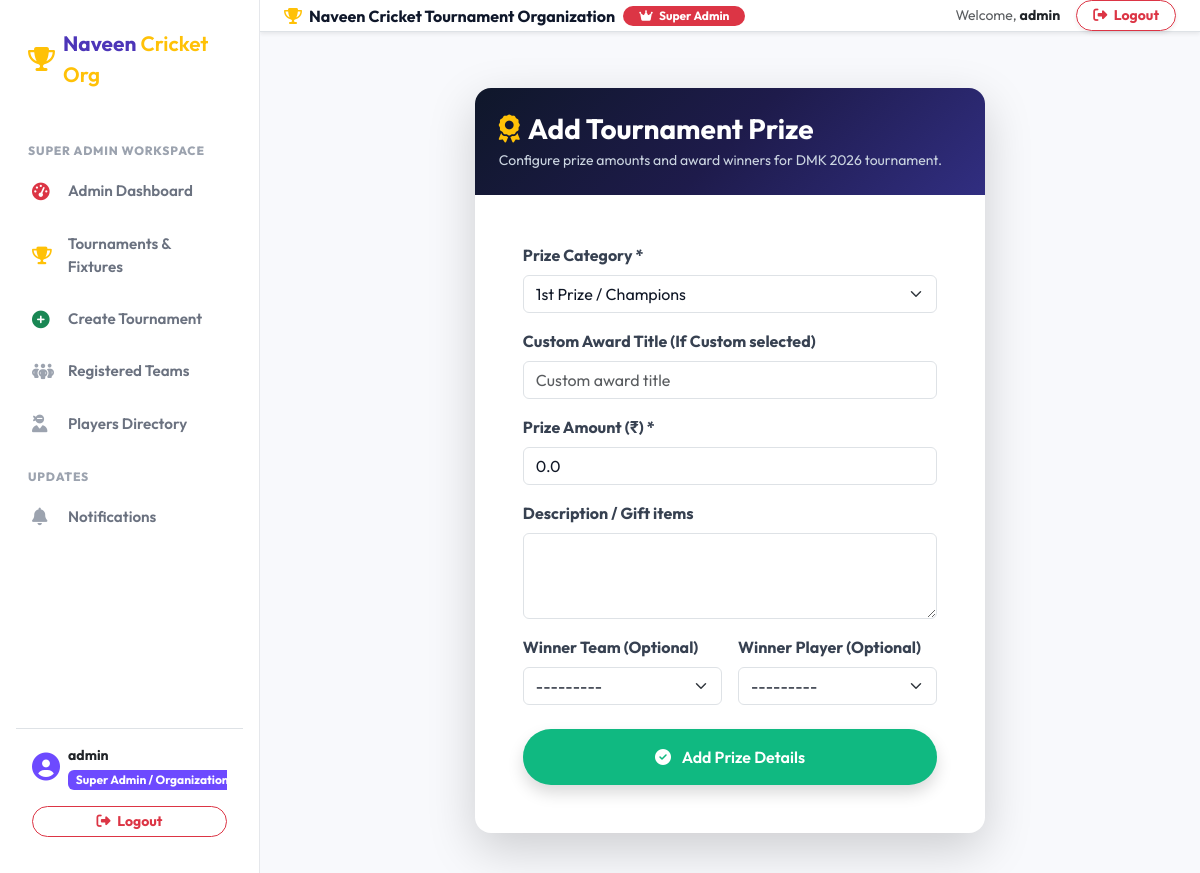
The page /prizes/tournament/4/create/ (signed in) on the database its author committed.
### apps/accounts/models.py (models this page shows, shortened)
class User(AbstractUser):
    class Role(models.TextChoices):
        ADMIN = 'ADMIN', 'Super Admin / Organization Head'
        CAPTAIN = 'CAPTAIN', 'Team Captain / Owner'
        ORGANIZER = 'ORGANIZER', 'Tournament Organizer'
        PLAYER = 'PLAYER', 'Cricket Player'
    role = models.CharField(
        max_length=20,
        choices=Role.choices,
        default=Role.PLAYER
    )
    phone_number = models.CharField(max_length=15, blank=True, null=True)
    profile_picture = models.ImageField(upload_to='profile_pics/', blank=True, null=True)
    bio = models.TextField(blank=True, null=True)
    is_approved_organizer = models.BooleanField(default=True)
    created_at = models.DateTimeField(auto_now_add=True)
    @property
    def is_admin_role(self):
        return self.role == self.Role.ADMIN or self.is_superuser

### apps/tournaments/models.py (models this page shows, shortened)
class Tournament(models.Model):
    class TournamentType(models.TextChoices):
        T20 = 'T20', 'T20 Format'
        TEN_OVER = '10_OVER', '10 Overs Format'
        KNOCKOUT = 'KNOCKOUT', 'Knockout Tournament'
        LEAGUE_KNOCKOUT = 'LEAGUE_KNOCKOUT', 'League + Knockout'
        BOX_CRICKET = 'BOX_CRICKET', 'Box Cricket / Indoor'
    class Status(models.TextChoices):
        DRAFT = 'DRAFT', 'Draft'
        UPCOMING = 'UPCOMING', 'Upcoming'
        REGISTRATION_OPEN = 'REGISTRATION_OPEN', 'Registration Open'
        REGISTRATION_CLOSED = 'REGISTRATION_CLOSED', 'Registration Closed'
        ONGOING = 'ONGOING', 'Ongoing'
        COMPLETED = 'COMPLETED', 'Completed'
        CANCELLED = 'CANCELLED', 'Cancelled'
    name = models.CharField(max_length=200)
    tournament_type = models.CharField(
        max_length=50,
        choices=TournamentType.choices,
        default=TournamentType.T20
    )
    description = models.TextField()
    district = models.ForeignKey('locations.District', on_delete=models.SET_NULL, null=True, related_name='tournaments')
    taluk = models.ForeignKey('locations.Taluk', on_delete=models.SET_NULL, null=True, blank=True, related_name='tournaments')
    village = models.ForeignKey('locations.Village', on_delete=models.SET_NULL, null=True, blank=True, related_name='tournaments')
    venue = models.CharField(max_length=255)
    start_date = models.DateField()
    end_date = models.DateField()
    registration_start_date = models.DateField()
    registration_end_date = models.DateField()
    prize_amount = models.DecimalField(max_digits=10, decimal_places=2, default=0.00, help_text="Total Tournament Prize Pool (Rs)")
    rules_and_regulations = models.TextField(blank=True, null=True, help_text="Tournament rules and guidelines")
    exact_location = models.CharField(max_length=255, blank=True, null=True, help_text="Exact ground/stadium location or map address")
    entry_fee = models.DecimalField(max_digits=10, decimal_places=2, default=0.00)
    organizer = models.ForeignKey(settings.AUTH_USER_MODEL, on_delete=models.CASCADE, related_name='organized_tournaments')
    contact_phone = models.CharField(max_length=15)
    contact_email = models.EmailField()
    max_teams = models.PositiveIntegerField(default=16)
    status = models.CharField(
        max_length=25,
        choices=Status.choices,
        default=Status.REGISTRATION_OPEN
    )
    banner = models.ImageField(upload_to='tournament_banners/', blank=True, null=True)
    created_at = models.DateTimeField(auto_now_add=True)
    updated_at = models.DateTimeField(auto_now=True)
    class Meta:
        ordering = ['-start_date']

### apps/prizes/views.py (the view)
# urls.py: path('tournament/<int:tournament_id>/create/', prize_create_view, name='prize_create'),
@login_required
def prize_create_view(request, tournament_id):
    tournament = get_object_or_404(Tournament, pk=tournament_id)
    if not (request.user == tournament.organizer or request.user.is_admin_role):
        messages.error(request, "Only tournament organizer can add prizes.")
        return redirect('tournament_detail', pk=tournament_id)
    if request.method == 'POST':
        form = PrizeForm(request.POST)
        if form.is_valid():
            prize = form.save(commit=False)
            prize.tournament = tournament
            prize.save()
            if prize.winner_team or prize.winner_player:
                winner_name = prize.winner_team.name if prize.winner_team else prize.winner_player.full_name
                notify_tournament_participants(
                    tournament,
                    f"Prize Announced: {prize.title}",
                    f"{winner_name} awarded {prize.title} worth ₹{prize.amount_value:,.2f}!",
                    Notification.Type.PRIZE_ANNOUNCEMENT,
                    related_link=f"/tournaments/{tournament.id}/"
                )
            messages.success(request, f"Prize '{prize.title}' added to tournament!")
            return redirect('tournament_detail', pk=tournament_id)
    else:
        form = PrizeForm()
    return render(request, 'prizes/prize_form.html', {
        'form': form,
        'tournament': tournament,
    })

### templates/prizes/prize_form.html (shortened to what this page needs)
{% extends 'base.html' %}
{% block content %}
<div class="row justify-content-center my-4">
    <div class="col-md-8 col-lg-7">
        <div class="card border-0 shadow-lg rounded-4 overflow-hidden">
            <div class="bg-navy p-4 text-white">
                <h3 class="fw-bold mb-1"><i class="fa-solid fa-award text-warning me-2"></i>Add Tournament Prize</h3>
                <p class="small text-slate-300 mb-0">Configure prize amounts and award winners for {{ tournament.name }}.</p>
            </div>
            <div class="card-body p-4 p-md-5">
                <form method="post">
                    <div class="mb-3">
                        <label class="form-label fw-bold">Prize Category *</label>
                        {{ form.category }}
                    </div>
                    <div class="mb-3">
                        <label class="form-label fw-bold">Custom Award Title (If Custom selected)</label>
                        {{ form.title_custom }}
                    </div>
                    <div class="mb-3">
                        <label class="form-label fw-bold">Prize Amount (₹) *</label>
                        {{ form.amount_value }}
                    </div>
                    <div class="mb-3">
                        <label class="form-label fw-bold">Description / Gift items</label>
                        {{ form.description }}
                    </div>
                    <div class="row g-3 mb-4">
                        <div class="col-md-6">
                            <label class="form-label fw-bold">Winner Team (Optional)</label>
                            {{ form.winner_team }}
                        </div>
                        <div class="col-md-6">
                            <label class="form-label fw-bold">Winner Player (Optional)</label>
                            {{ form.winner_player }}
                        </div>
                    </div>
                    <button type="submit" class="btn btn-emerald w-100 py-3 rounded-pill shadow">
                        <i class="fa-solid fa-check-circle me-2"></i> Add Prize Details
                    </button>
                </form>
            </div>
        </div>
    </div>
</div>
{% endblock %}

### templates/base.html (shortened to what this page needs)
{% load static %}
<!DOCTYPE html>
<html lang="en">
<head>
    <link href="https://cdn.jsdelivr.net/npm/bootstrap@5.3.2/dist/css/bootstrap.min.css" rel="stylesheet">
    <link rel="stylesheet" href="https://cdnjs.cloudflare.com/ajax/libs/font-awesome/6.4.2/css/all.min.css">
    <link rel="stylesheet" href="{% static 'css/style.css' %}">
</head>
<body>
    <div class="app-wrapper">
        {% if user.is_authenticated and request.resolver_match.url_name != 'login' and request.resolver_match.url_name != 'register' %}
            <aside class="app-sidebar d-none d-lg-flex">
                <a href="{% url 'home' %}" class="sidebar-brand">
                    <i class="fa-solid fa-trophy text-warning"></i>
                    <span class="fw-bold">Naveen<span class="text-warning fw-semibold"> Cricket Org</span></span>
                </a>
                <ul class="sidebar-menu">
                    {% if user.is_admin_role %}
                        <div class="sidebar-section-title">Super Admin Workspace</div>
                        <li class="sidebar-item">
                            <a href="{% url 'admin_dashboard' %}" class="sidebar-link {% if 'dashboard/admin' in request.path %}active{% endif %}">
                                <i class="fa-solid fa-gauge-high text-danger"></i> Admin Dashboard
                            </a>
                        </li>
                        <li class="sidebar-item">
                            <a href="{% url 'tournament_list' %}" class="sidebar-link {% if 'tournaments' in request.path %}active{% endif %}">
                                <i class="fa-solid fa-trophy text-warning"></i> Tournaments & Fixtures
                            </a>
                        </li>
                        <li class="sidebar-item">
                            <a href="{% url 'tournament_create' %}" class="sidebar-link {% if 'tournaments/create' in request.path %}active{% endif %}">
                                <i class="fa-solid fa-plus-circle text-success"></i> Create Tournament
                            </a>
                        </li>
                        <li class="sidebar-item">
                            <a href="{% url 'team_list' %}" class="sidebar-link {% if 'teams' in request.path %}active{% endif %}">
                                <i class="fa-solid fa-people-group"></i> Registered Teams
                            </a>
                        </li>
                        <li class="sidebar-item">
                            <a href="{% url 'player_list' %}" class="sidebar-link {% if 'players' in request.path and 'edit' not in request.path %}active{% endif %}">
                                <i class="fa-solid fa-user-ninja"></i> Players Directory
                            </a>
                        </li>
                    {% endif %}
                    <div class="sidebar-section-title">Updates</div>
                    <li class="sidebar-item">
                        <a href="{% url 'notification_list' %}" class="sidebar-link {% if 'notifications' in request.path %}active{% endif %}">
                            <i class="fa-solid fa-bell"></i> Notifications
                        </a>
                    </li>
                </ul>
                <div class="sidebar-user mt-auto p-3 border-top">
                    <div class="d-flex align-items-center mb-3">
                        <i class="fa-solid fa-circle-user fs-3 text-purple me-2"></i>
                        <div class="overflow-hidden">
                            <strong class="d-block text-truncate text-dark small">{{ user.username }}</strong>
                            <small class="badge bg-purple">{{ user.get_role_display }}</small>
                        </div>
                    </div>
                    <form method="post" action="{% url 'logout' %}">
                        <button type="submit" class="btn btn-sm btn-outline-danger w-100 rounded-pill fw-bold">
                            <i class="fa-solid fa-right-from-bracket me-1"></i> Logout
                        </button>
                    </form>
                </div>
            </aside>
        {% endif %}
        <div class="app-content" >
            {% if user.is_authenticated and request.resolver_match.url_name != 'login' and request.resolver_match.url_name != 'register' %}
                <div class="d-none d-lg-flex justify-content-between align-items-center bg-white border-bottom px-4 py-2.5 shadow-sm">
                    <div class="d-flex align-items-center gap-2">
                        <span class="fw-bold text-navy fs-6"><i class="fa-solid fa-trophy text-warning me-1"></i> Naveen Cricket Tournament Organization</span>
                        {% if user.is_admin_role %}
                            <span class="badge bg-danger rounded-pill px-3 py-1"><i class="fa-solid fa-crown me-1"></i> Super Admin</span>
                        {% elif user.is_captain_role %}
                            <span class="badge bg-warning text-dark rounded-pill px-3 py-1"><i class="fa-solid fa-baseball-bat-ball me-1"></i> Team Captain</span>
                        {% else %}
                            <span class="badge bg-success rounded-pill px-3 py-1"><i class="fa-solid fa-user-ninja me-1"></i> Cricket Player</span>
                        {% endif %}
                    </div>
                    <div class="d-flex align-items-center gap-3">
                        <span class="small text-muted">Welcome, <strong class="text-dark">{{ user.first_name|default:user.username }}</strong></span>
                        <form method="post" action="{% url 'logout' %}" class="d-inline">
                            <button type="submit" class="btn btn-outline-danger btn-sm rounded-pill px-3 fw-bold shadow-sm">
                                <i class="fa-solid fa-right-from-bracket me-1"></i> Logout
                            </button>
                        </form>
                    </div>
                </div>
            {% endif %}
            <main class="container-fluid px-4 my-3 flex-grow-1">
                {% block content %}{% endblock %}
            </main>
        </div>
    </div>
</body>
</html>

### rows shown on the page
User: username "admin", role "Super Admin /…", first_name "admin"
Tournament: name "DMK 2026 tournament"
